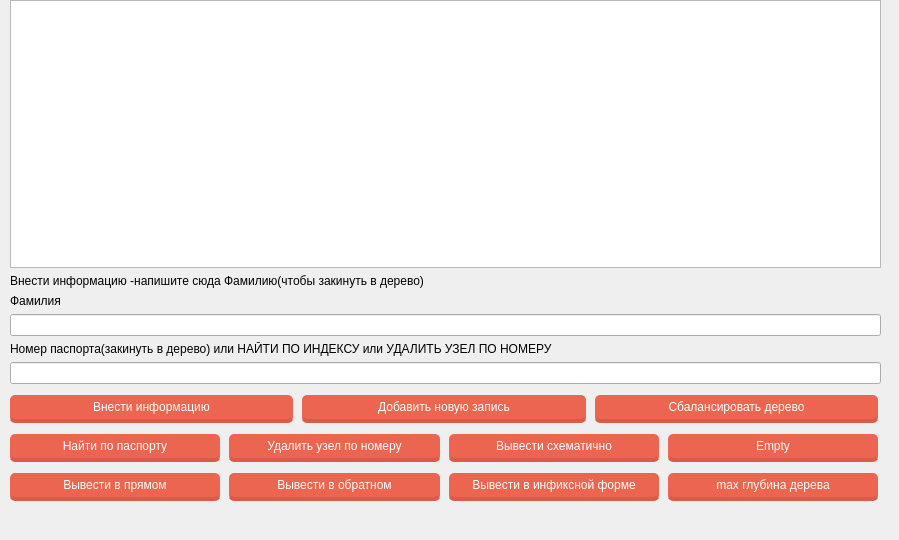
<?xml version="1.0" encoding="UTF-8"?>
<ui version="4.0">
 <class>MainWindow</class>
 <widget class="QMainWindow" name="MainWindow">
  <property name="geometry">
   <rect>
    <x>0</x>
    <y>0</y>
    <width>899</width>
    <height>540</height>
   </rect>
  </property>
  <property name="windowTitle">
   <string>MainWindow</string>
  </property>
  <widget class="QWidget" name="centralwidget">
   <widget class="QWidget" name="layoutWidget">
    <property name="geometry">
     <rect>
      <x>10</x>
      <y>0</y>
      <width>871</width>
      <height>501</height>
     </rect>
    </property>
    <layout class="QVBoxLayout" name="verticalLayout_7">
     <item>
      <layout class="QVBoxLayout" name="verticalLayout_4">
       <item>
        <layout class="QHBoxLayout" name="horizontalLayout_5"/>
       </item>
       <item>
        <layout class="QVBoxLayout" name="verticalLayout_5">
         <item>
          <widget class="QTextBrowser" name="output_2"/>
         </item>
        </layout>
       </item>
      </layout>
     </item>
     <item>
      <widget class="QLabel" name="label">
       <property name="text">
        <string>Внести информацию -напишите сюда Фамилию(чтобы закинуть в дерево)</string>
       </property>
      </widget>
     </item>
     <item>
      <widget class="QLabel" name="label_3">
       <property name="text">
        <string>Фамилия</string>
       </property>
      </widget>
     </item>
     <item>
      <widget class="QLineEdit" name="pushLine"/>
     </item>
     <item>
      <widget class="QLabel" name="label_4">
       <property name="text">
        <string>Номер паспорта(закинуть в дерево) или НАЙТИ ПО ИНДЕКСУ или УДАЛИТЬ УЗЕЛ ПО НОМЕРУ</string>
       </property>
      </widget>
     </item>
     <item>
      <widget class="QLineEdit" name="pushLine_3"/>
     </item>
     <item>
      <layout class="QHBoxLayout" name="horizontalLayout_8">
       <item>
        <widget class="QPushButton" name="push">
         <property name="styleSheet">
          <string notr="true">float: rigth;
margin-right: 3%;
margin-top: 5px;
border-radius: 5px;
-moz-border-radius: 5px;
-webkit-border-radius: 5px;
padding: 5px 9px;
font-size: 1.2em;
background-color: rgba(236, 101, 80, 1);
text-shadow: #4545545 0 0 2px;
border-bottom: 4px solid rgba(217, 91, 72, 1);
color: white;
font-family: 'Roboto Slab', serif;</string>
         </property>
         <property name="text">
          <string>Внести информацию</string>
         </property>
        </widget>
       </item>
       <item>
        <widget class="QPushButton" name="empty">
         <property name="styleSheet">
          <string notr="true">float: rigth;
margin-right: 3%;
margin-top: 5px;
border-radius: 5px;
-moz-border-radius: 5px;
-webkit-border-radius: 5px;
padding: 5px 9px;
font-size: 1.2em;
background-color: rgba(236, 101, 80, 1);
text-shadow: #4545545 0 0 2px;
border-bottom: 4px solid rgba(217, 91, 72, 1);
color: white;
font-family: 'Roboto Slab', serif;</string>
         </property>
         <property name="text">
          <string>Добавить новую запись</string>
         </property>
        </widget>
       </item>
       <item>
        <widget class="QPushButton" name="pop">
         <property name="styleSheet">
          <string notr="true">float: rigth;
margin-right: 3%;
margin-top: 5px;
border-radius: 5px;
-moz-border-radius: 5px;
-webkit-border-radius: 5px;
padding: 5px 9px;
font-size: 1.2em;
background-color: rgba(236, 101, 80, 1);
text-shadow: #4545545 0 0 2px;
border-bottom: 4px solid rgba(217, 91, 72, 1);
color: white;
font-family: 'Roboto Slab', serif;</string>
         </property>
         <property name="text">
          <string>Сбалансировать дерево</string>
         </property>
        </widget>
       </item>
      </layout>
     </item>
     <item>
      <layout class="QVBoxLayout" name="verticalLayout_6">
       <item>
        <layout class="QHBoxLayout" name="horizontalLayout_6">
         <item>
          <widget class="QPushButton" name="size">
           <property name="styleSheet">
            <string notr="true">float: rigth;
margin-right: 3%;
margin-top: 5px;
border-radius: 5px;
-moz-border-radius: 5px;
-webkit-border-radius: 5px;
padding: 5px 9px;
font-size: 1.2em;
background-color: rgba(236, 101, 80, 1);
text-shadow: #4545545 0 0 2px;
border-bottom: 4px solid rgba(217, 91, 72, 1);
color: white;
font-family: 'Roboto Slab', serif;</string>
           </property>
           <property name="text">
            <string>Найти по паспорту</string>
           </property>
          </widget>
         </item>
         <item>
          <widget class="QPushButton" name="capacity">
           <property name="styleSheet">
            <string notr="true">float: rigth;
margin-right: 3%;
margin-top: 5px;
border-radius: 5px;
-moz-border-radius: 5px;
-webkit-border-radius: 5px;
padding: 5px 9px;
font-size: 1.2em;
background-color: rgba(236, 101, 80, 1);
text-shadow: #4545545 0 0 2px;
border-bottom: 4px solid rgba(217, 91, 72, 1);
color: white;
font-family: 'Roboto Slab', serif;</string>
           </property>
           <property name="text">
            <string>Удалить узел по номеру</string>
           </property>
          </widget>
         </item>
         <item>
          <widget class="QPushButton" name="insert_3">
           <property name="styleSheet">
            <string notr="true">float: rigth;
margin-right: 3%;
margin-top: 5px;
border-radius: 5px;
-moz-border-radius: 5px;
-webkit-border-radius: 5px;
padding: 5px 9px;
font-size: 1.2em;
background-color: rgba(236, 101, 80, 1);
text-shadow: #4545545 0 0 2px;
border-bottom: 4px solid rgba(217, 91, 72, 1);
color: white;
font-family: 'Roboto Slab', serif;</string>
           </property>
           <property name="text">
            <string>Вывести схематично</string>
           </property>
          </widget>
         </item>
         <item>
          <widget class="QPushButton" name="insert_5">
           <property name="styleSheet">
            <string notr="true">float: rigth;
margin-right: 3%;
margin-top: 5px;
border-radius: 5px;
-moz-border-radius: 5px;
-webkit-border-radius: 5px;
padding: 5px 9px;
font-size: 1.2em;
background-color: rgba(236, 101, 80, 1);
text-shadow: #4545545 0 0 2px;
border-bottom: 4px solid rgba(217, 91, 72, 1);
color: white;
font-family: 'Roboto Slab', serif;</string>
           </property>
           <property name="text">
            <string>Empty</string>
           </property>
          </widget>
         </item>
        </layout>
       </item>
       <item>
        <layout class="QHBoxLayout" name="horizontalLayout_7">
         <item>
          <widget class="QPushButton" name="erase">
           <property name="styleSheet">
            <string notr="true">float: rigth;
margin-right: 3%;
margin-top: 5px;
border-radius: 5px;
-moz-border-radius: 5px;
-webkit-border-radius: 5px;
padding: 5px 9px;
font-size: 1.2em;
background-color: rgba(236, 101, 80, 1);
text-shadow: #4545545 0 0 2px;
border-bottom: 4px solid rgba(217, 91, 72, 1);
color: white;
font-family: 'Roboto Slab', serif;</string>
           </property>
           <property name="text">
            <string>Вывести в прямом</string>
           </property>
          </widget>
         </item>
         <item>
          <widget class="QPushButton" name="clear">
           <property name="styleSheet">
            <string notr="true">float: rigth;
margin-right: 3%;
margin-top: 5px;
border-radius: 5px;
-moz-border-radius: 5px;
-webkit-border-radius: 5px;
padding: 5px 9px;
font-size: 1.2em;
background-color: rgba(236, 101, 80, 1);
text-shadow: #4545545 0 0 2px;
border-bottom: 4px solid rgba(217, 91, 72, 1);
color: white;
font-family: 'Roboto Slab', serif;</string>
           </property>
           <property name="text">
            <string>Вывести в обратном</string>
           </property>
          </widget>
         </item>
         <item>
          <widget class="QPushButton" name="insert">
           <property name="styleSheet">
            <string notr="true">float: rigth;
margin-right: 3%;
margin-top: 5px;
border-radius: 5px;
-moz-border-radius: 5px;
-webkit-border-radius: 5px;
padding: 5px 9px;
font-size: 1.2em;
background-color: rgba(236, 101, 80, 1);
text-shadow: #4545545 0 0 2px;
border-bottom: 4px solid rgba(217, 91, 72, 1);
color: white;
font-family: 'Roboto Slab', serif;</string>
           </property>
           <property name="text">
            <string>Вывести в инфиксной форме</string>
           </property>
          </widget>
         </item>
         <item>
          <widget class="QPushButton" name="insert_4">
           <property name="styleSheet">
            <string notr="true">float: rigth;
margin-right: 3%;
margin-top: 5px;
border-radius: 5px;
-moz-border-radius: 5px;
-webkit-border-radius: 5px;
padding: 5px 9px;
font-size: 1.2em;
background-color: rgba(236, 101, 80, 1);
text-shadow: #4545545 0 0 2px;
border-bottom: 4px solid rgba(217, 91, 72, 1);
color: white;
font-family: 'Roboto Slab', serif;</string>
           </property>
           <property name="text">
            <string>max глубина дерева</string>
           </property>
          </widget>
         </item>
        </layout>
       </item>
      </layout>
     </item>
     <item>
      <layout class="QHBoxLayout" name="horizontalLayout_2"/>
     </item>
    </layout>
   </widget>
  </widget>
  <widget class="QMenuBar" name="menubar">
   <property name="geometry">
    <rect>
     <x>0</x>
     <y>0</y>
     <width>899</width>
     <height>26</height>
    </rect>
   </property>
  </widget>
 </widget>
 <resources/>
 <connections/>
</ui>
